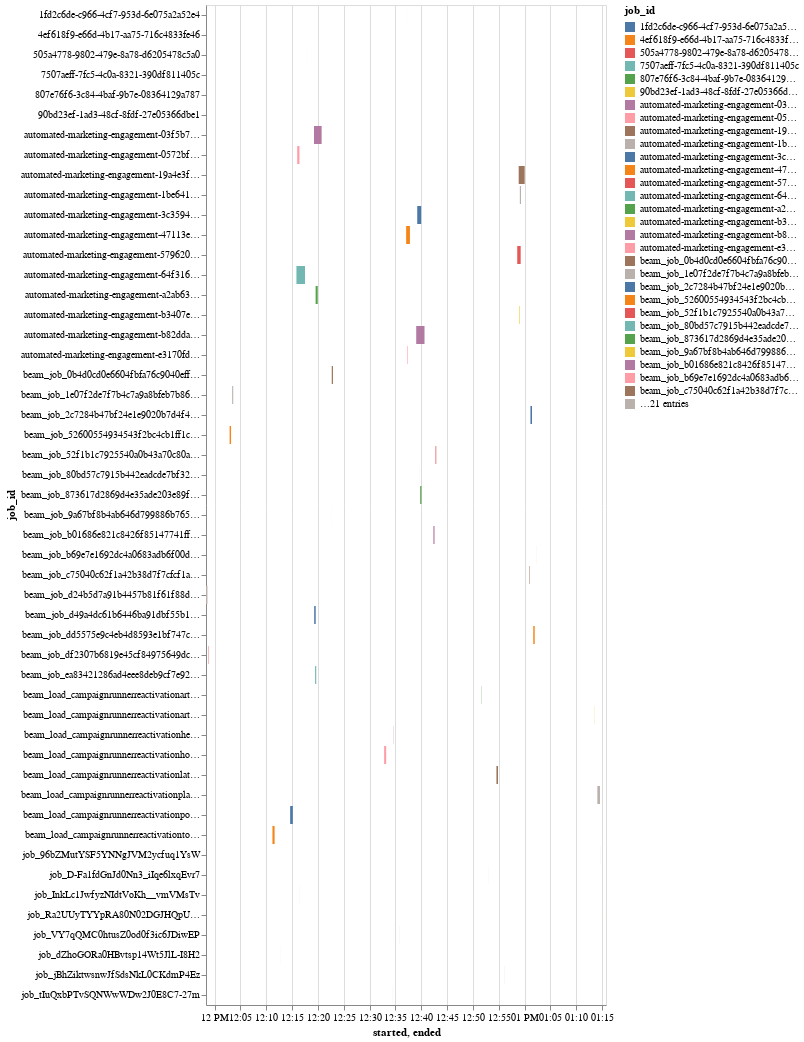

Write notebook code for a chart like this one.
### Code cell
jobs.plot_timeline(df=jobs.job_timelines, x="started", x2="ended", y="job_id", color="job_id")

### Figure 1 — Vega-Lite specification as saved in the notebook (floating-point values rounded to 4 significant figures)
{"config": {"view": {"continuousWidth": 400, "continuousHeight": 300}}, "data": {"name": "data-3009c13460a7c015ddd723c9f2f5e836"}, "mark": "bar", "encoding": {"color": {"type": "nominal", "field": "job_id"}, "tooltip": [{"type": "nominal", "field": "job_id"}, {"type": "nominal", "field": "job_type"}, {"type": "temporal", "field": "created"}, {"type": "temporal", "field": "started"}, {"type": "temporal", "field": "ended"}], "x": {"type": "temporal", "field": "started"}, "x2": {"field": "ended"}, "y": {"type": "nominal", "field": "job_id"}}, "$schema": "https://vega.github.io/schema/vega-lite/v4.8.1.json", "datasets": {"data-3009c13460a7c015ddd723c9f2f5e836": [{"job_id": "job_Ra2UUyTYYpRA80N02DGJHQpUYtKY", "job_type": "COPY", "created": "2020-05-24T13:15:44.540000", "started": "2020-05-24T13:15:44.624000", "ended": "2020-05-24T13:15:44.951000"}, {"job_id": "job_96bZMutYSF5YNNgJVM2ycfuq1YsW", "job_type": "COPY", "created": "2020-05-24T13:14:44.124000", "started": "2020-05-24T13:14:44.216000", "ended": "2020-05-24T13:14:44.713000"}, {"job_id": "beam_load_campaignrunnerreactivationplaylistforanymood1202005241590325027_38da3dc0758c4d8a991ace0829862157_acbbeb81426dbb1ba62eeb5655ddcfea_00001_00000-0", "job_type": "LOAD", "created": "2020-05-24T13:14:04.496000", "started": "2020-05-24T13:14:04.603000", "ended": "2020-05-24T13:14:34.827000"}, {"job_id": "beam_load_campaignrunnerreactivationartistrecommendation1202005241590325001_f753be257c3d4832bec9e4006c29bdf8_d00b1f230d4e19ace04537b61e376b2d_00001_00000-0", "job_type": "LOAD", "created": "2020-05-24T13:13:29.832000", "started": "2020-05-24T13:13:30.066000", "ended": "2020-05-24T13:13:32.293000"}, {"job_id": "beam_job_b69e7e1692dc4a0683adb6f00d05ccb3_campaignrunnerreactivationartistrecommendation1202005241590325001-extract", "job_type": "EXTRACT", "created": "2020-05-24T13:02:13.820000", "started": "2020-05-24T13:02:13.948000", "ended": "2020-05-24T13:02:14.801000"}, {"job_id": "beam_job_dd5575e9c4eb4d8593e1bf747cc676dd_campaignrunnerreactivationartistrecommendation1202005241590325001-extract", "job_type": "EXTRACT", "created": "2020-05-24T13:01:40.146000", "started": "2020-05-24T13:01:40.204000", "ended": "2020-05-24T13:01:57.129000"}, {"job_id": "beam_job_2c7284b47bf24e1e9020b7d4f482d999_campaignrunnerreactivationplaylistforanymood1202005241590325027-extract", "job_type": "EXTRACT", "created": "2020-05-24T13:01:07.341000", "started": "2020-05-24T13:01:07.529000", "ended": "2020-05-24T13:01:25.790000"}, {"job_id": "beam_job_c75040c62f1a42b38d7f7cfcf1abdfa8_campaignrunnerreactivationplaylistforanymood1202005241590325027-extract", "job_type": "EXTRACT", "created": "2020-05-24T13:00:54.346000", "started": "2020-05-24T13:00:54.883000", "ended": "2020-05-24T13:01:00.170000"}, {"job_id": "automated-marketing-engagement-5796204f-d9e2-4b58-817b-f17fa96fa5ff", "job_type": "QUERY", "created": "2020-05-24T12:57:30.017000", "started": "2020-05-24T12:58:34.359000", "ended": "2020-05-24T12:59:14.208000"}, {"job_id": "automated-marketing-engagement-1be641e6-78f5-4edd-b135-73f494a802a8", "job_type": "QUERY", "created": "2020-05-24T12:57:26.808000", "started": "2020-05-24T12:59:04.400000", "ended": "2020-05-24T12:59:18.030000"}, {"job_id": "807e76f6-3c84-4baf-9b7e-08364129a787", "job_type": "QUERY", "created": "2020-05-24T12:57:07.922000", "started": "2020-05-24T12:57:08.007000", "ended": "2020-05-24T12:57:08.025000"}, {"job_id": "automated-marketing-engagement-19a4e3fa-2f7d-4266-b5bb-07d6aa6a0c3b", "job_type": "QUERY", "created": "2020-05-24T12:57:06.640000", "started": "2020-05-24T12:58:50.936000", "ended": "2020-05-24T13:00:00.497000"}, {"job_id": "automated-marketing-engagement-b3407ea0-3088-4c26-a946-ca807c225aa4", "job_type": "QUERY", "created": "2020-05-24T12:57:03.445000", "started": "2020-05-24T12:58:55.839000", "ended": "2020-05-24T12:59:02.676000"}, {"job_id": "7507aeff-7fc5-4c0a-8321-390df811405c", "job_type": "QUERY", "created": "2020-05-24T12:56:43.026000", "started": "2020-05-24T12:56:43.332000", "ended": "2020-05-24T12:56:43.351000"}, {"job_id": "job_jBhZiktwsnwJfSdsNkL0CKdmP4Ez", "job_type": "COPY", "created": "2020-05-24T12:56:03.231000", "started": "2020-05-24T12:56:03.433000", "ended": "2020-05-24T12:56:03.954000"}, {"job_id": "beam_load_campaignrunnerreactivationlatestreleases1202005241590323827_589d533606d5408fa0a0079d27b455b2_9a3103c53db2b4c1a0cb71e5f21fc770_00001_00000-0", "job_type": "LOAD", "created": "2020-05-24T12:54:32.241000", "started": "2020-05-24T12:54:32.480000", "ended": "2020-05-24T12:54:51.093000"}, {"job_id": "job_D-Fa1fdGnJd0Nn3_iIqe6lxqEvr7", "job_type": "COPY", "created": "2020-05-24T12:52:58.269000", "started": "2020-05-24T12:52:58.354000", "ended": "2020-05-24T12:52:58.867000"}, {"job_id": "beam_load_campaignrunnerreactivationartistdiscography1202005241590323710_a55c6c3ef2a74d58bd15ac1f920a4a86_2ac29819d15a00ec115284ed9eb989ef_00001_00000-0", "job_type": "LOAD", "created": "2020-05-24T12:51:40.711000", "started": "2020-05-24T12:51:41.104000", "ended": "2020-05-24T12:51:43.837000"}, {"job_id": "beam_job_52f1b1c7925540a0b43a70c80ae8d7d1_campaignrunnerreactivationlatestreleases1202005241590323827-extract", "job_type": "EXTRACT", "created": "2020-05-24T12:42:44.757000", "started": "2020-05-24T12:42:45.037000", "ended": "2020-05-24T12:42:53.725000"}, {"job_id": "beam_job_b01686e821c8426f85147741ff26539e_campaignrunnerreactivationlatestreleases1202005241590323827-extract", "job_type": "EXTRACT", "created": "2020-05-24T12:42:20.091000", "started": "2020-05-24T12:42:20.347000", "ended": "2020-05-24T12:42:33.906000"}, {"job_id": "beam_job_873617d2869d4e35ade203e89f30fc56_campaignrunnerreactivationartistdiscography1202005241590323710-extract", "job_type": "EXTRACT", "created": "2020-05-24T12:39:47.505000", "started": "2020-05-24T12:39:47.565000", "ended": "2020-05-24T12:40:02.393000"}, {"job_id": "beam_job_80bd57c7915b442eadcde7bf32dd9ad9_campaignrunnerreactivationartistdiscography1202005241590323710-extract", "job_type": "EXTRACT", "created": "2020-05-24T12:39:40.340000", "started": "2020-05-24T12:39:40.574000", "ended": "2020-05-24T12:39:41.122000"}, {"job_id": "automated-marketing-engagement-3c359424-a069-4e3c-bba6-e907d1e2d556", "job_type": "QUERY", "created": "2020-05-24T12:37:34.299000", "started": "2020-05-24T12:39:12.901000", "ended": "2020-05-24T12:39:58.685000"}, {"job_id": "automated-marketing-engagement-b82dda9c-afe3-4ae8-b013-a512a82f51e2", "job_type": "QUERY", "created": "2020-05-24T12:37:30.607000", "started": "2020-05-24T12:39:00.980000", "ended": "2020-05-24T12:40:37.392000"}, {"job_id": "1fd2c6de-c966-4cf7-953d-6e075a2a52e4", "job_type": "QUERY", "created": "2020-05-24T12:37:09.093000", "started": "2020-05-24T12:37:09.340000", "ended": "2020-05-24T12:37:09.380000"}, {"job_id": "job_VY7qQMC0htusZ0od0f3ic6JDiwEP", "job_type": "COPY", "created": "2020-05-24T12:35:49.740000", "started": "2020-05-24T12:35:49.820000", "ended": "2020-05-24T12:35:50.411000"}, {"job_id": "automated-marketing-engagement-47113ec2-cd27-48da-b468-7f0f02573ed0", "job_type": "QUERY", "created": "2020-05-24T12:35:34.712000", "started": "2020-05-24T12:37:04.238000", "ended": "2020-05-24T12:37:48.020000"}, {"job_id": "automated-marketing-engagement-e3170fdf-d913-4fe9-af54-c9dba96b7a7e", "job_type": "QUERY", "created": "2020-05-24T12:35:31.438000", "started": "2020-05-24T12:37:19.148000", "ended": "2020-05-24T12:37:25.581000"}, {"job_id": "90bd23ef-1ad3-48cf-8fdf-27e05366dbe1", "job_type": "QUERY", "created": "2020-05-24T12:35:11.614000", "started": "2020-05-24T12:35:11.871000", "ended": "2020-05-24T12:35:11.988000"}, {"job_id": "beam_load_campaignrunnerreactivationheavyrotation1202005241590322662_4a94b6775e044e09b175d7cd796a5e3b_b2ebf3dffa949e57c152c7a8a41584c4_00001_00000-0", "job_type": "LOAD", "created": "2020-05-24T12:34:36.535000", "started": "2020-05-24T12:34:36.810000", "ended": "2020-05-24T12:34:39.025000"}, {"job_id": "job_tIuQxbPTvSQNWwWDw2J0E8C7-27m", "job_type": "COPY", "created": "2020-05-24T12:34:26.993000", "started": "2020-05-24T12:34:27.102000", "ended": "2020-05-24T12:34:27.713000"}, {"job_id": "beam_load_campaignrunnerreactivationhotplaylistincountry1202005241590322435_ceda2785e93a4f218491ef8ca53a3c80_dc01f3726ddcd7a52eb80d62b64488d2_00001_00000-0", "job_type": "LOAD", "created": "2020-05-24T12:32:48.151000", "started": "2020-05-24T12:32:48.488000", "ended": "2020-05-24T12:33:12.178000"}, {"job_id": "beam_job_0b4d0cd0e6604fbfa76c9040eff73dca_campaignrunnerreactivationheavyrotation1202005241590322662-extract", "job_type": "EXTRACT", "created": "2020-05-24T12:22:39.905000", "started": "2020-05-24T12:22:40.104000", "ended": "2020-05-24T12:22:54.166000"}, {"job_id": "beam_job_9a67bf8b4ab646d799886b765861416e_campaignrunnerreactivationheavyrotation1202005241590322662-extract", "job_type": "EXTRACT", "created": "2020-05-24T12:22:35.138000", "started": "2020-05-24T12:22:35.282000", "ended": "2020-05-24T12:22:35.842000"}, {"job_id": "beam_job_ea83421286ad4eee8deb9cf7e92f7407_campaignrunnerreactivationhotplaylistincountry1202005241590322435-extract", "job_type": "EXTRACT", "created": "2020-05-24T12:19:26.612000", "started": "2020-05-24T12:19:26.805000", "ended": "2020-05-24T12:19:40.002000"}, {"job_id": "beam_job_d49a4dc61b6446ba91dbf55b1b67f960_campaignrunnerreactivationhotplaylistincountry1202005241590322435-extract", "job_type": "EXTRACT", "created": "2020-05-24T12:19:16.070000", "started": "2020-05-24T12:19:16.206000", "ended": "2020-05-24T12:19:33.920000"}, {"job_id": "automated-marketing-engagement-03f5b73e-0d21-4c39-ab06-aa794f1f5808", "job_type": "QUERY", "created": "2020-05-24T12:18:08.836000", "started": "2020-05-24T12:19:13.739000", "ended": "2020-05-24T12:20:42.556000"}, {"job_id": "automated-marketing-engagement-a2ab6316-7730-4e17-ad02-d7fe8e9f3725", "job_type": "QUERY", "created": "2020-05-24T12:18:05.384000", "started": "2020-05-24T12:19:32.809000", "ended": "2020-05-24T12:19:57.134000"}, {"job_id": "505a4778-9802-479e-8a78-d6205478c5a0", "job_type": "QUERY", "created": "2020-05-24T12:17:44.140000", "started": "2020-05-24T12:17:44.457000", "ended": "2020-05-24T12:17:44.479000"}, {"job_id": "job_InkLc1JwfyzNIdtVoKh__vmVMsTv", "job_type": "COPY", "created": "2020-05-24T12:16:28.159000", "started": "2020-05-24T12:16:28.251000", "ended": "2020-05-24T12:16:28.582000"}, {"job_id": "beam_load_campaignrunnerreactivationpopularlocalartist202005241590321133_0432f15367f54630b9d97c1781620dc9_8fe2d184c0e0b14d8572ec38e5d73554_00001_00000-0", "job_type": "LOAD", "created": "2020-05-24T12:14:37.150000", "started": "2020-05-24T12:14:37.273000", "ended": "2020-05-24T12:15:08.258000"}, {"job_id": "automated-marketing-engagement-64f316d9-b51a-4fdb-b627-f9d049145437", "job_type": "QUERY", "created": "2020-05-24T12:14:24.482000", "started": "2020-05-24T12:15:50.128000", "ended": "2020-05-24T12:17:29.351000"}, {"job_id": "automated-marketing-engagement-0572bf29-ec96-4213-90d9-ca90ff40f242", "job_type": "QUERY", "created": "2020-05-24T12:14:20.741000", "started": "2020-05-24T12:15:59.103000", "ended": "2020-05-24T12:16:24.903000"}, {"job_id": "4ef618f9-e66d-4b17-aa75-716c4833fe46", "job_type": "QUERY", "created": "2020-05-24T12:13:57.077000", "started": "2020-05-24T12:13:57.226000", "ended": "2020-05-24T12:13:57.273000"}, {"job_id": "job_dZhoGORa0HBvtsp14Wt5JlL-I8H2", "job_type": "COPY", "created": "2020-05-24T12:12:45.032000", "started": "2020-05-24T12:12:45.106000", "ended": "2020-05-24T12:12:45.596000"}, {"job_id": "beam_load_campaignrunnerreactivationtodaytophits1202005241590321231_64b5538511a04cccb2b3c3130ee66c60_2c9556a29f14b0ea3e3b5123b184d544_00001_00000-0", "job_type": "LOAD", "created": "2020-05-24T12:11:11.212000", "started": "2020-05-24T12:11:11.508000", "ended": "2020-05-24T12:11:36.353000"}, {"job_id": "beam_job_1e07f2de7f7b4c7a9a8bfeb7b863ba85_campaignrunnerreactivationpopularlocalartist202005241590321133-extract", "job_type": "EXTRACT", "created": "2020-05-24T12:03:23.482000", "started": "2020-05-24T12:03:23.580000", "ended": "2020-05-24T12:03:35.865000"}, {"job_id": "beam_job_52600554934543f2bc4cb1ff1cf70596_campaignrunnerreactivationpopularlocalartist202005241590321133-extract", "job_type": "EXTRACT", "created": "2020-05-24T12:02:54.134000", "started": "2020-05-24T12:02:54.296000", "ended": "2020-05-24T12:03:10.746000"}, {"job_id": "beam_job_df2307b6819e45cf84975649dc1354ca_campaignrunnerreactivationtodaytophits1202005241590321231-extract", "job_type": "EXTRACT", "created": "2020-05-24T11:58:49.912000", "started": "2020-05-24T11:58:50.041000", "ended": "2020-05-24T11:58:54.355000"}, {"job_id": "beam_job_d24b5d7a91b4457b81f61f88dbf455da_campaignrunnerreactivationtodaytophits1202005241590321231-extract", "job_type": "EXTRACT", "created": "2020-05-24T11:58:19.362000", "started": "2020-05-24T11:58:19.833000", "ended": "2020-05-24T11:58:36.478000"}]}}
